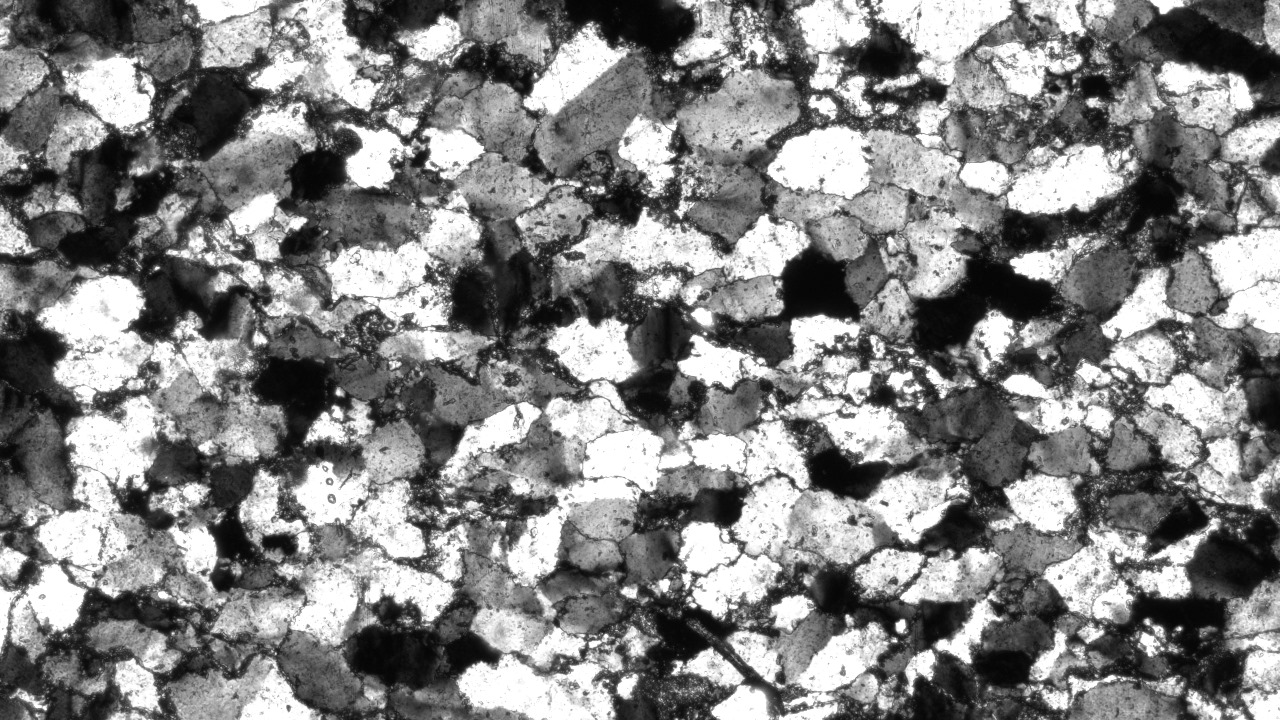
#> input picture 0.jpeg, 1280 x 720 px, found by its file name
$ python fft.py
#> lines starting #> are read from the running program, lines starting #| are printed output that depends on the picture; after the words box and inside, x2 and y2 are one past the last pixel; in counts of white or black regions, pixels touching at a corner belong together
import numpy as np
import cv2 as cv
from matplotlib import pyplot as plt
img = cv.imread('0.jpeg', cv.IMREAD_GRAYSCALE) #reads the original image, image converted to a single channel greyscale image
#> img is the input picture: shape (720, 1280); min 0, max 255, mean 130.6
# _,img = cv.threshold(img, 155, 255, cv.THRESH_BINARY)

dft = cv.dft(np.float32(img),flags = cv.DFT_COMPLEX_OUTPUT) #discrete fourier transform of the image, to smoothen the image, DFT_COMPLEX: forward transformation of an array to get the 2D array with the real and complex components
dft_shift = np.fft.fftshift(dft) #shift the 0 frequency component to the centre of the spectrum
magnitude_spectrum = cv.magnitude(dft_shift[:,:,0],dft_shift[:,:,1]) #calculate the magnitude of the pixel?
#plt.imshow(magnitude_spectrum, cmap = 'grey')
#plt.show()
mask = magnitude_spectrum>np.max(magnitude_spectrum)/3	#filter out all pixels with mag > maximum_mag/3 (Why 1/3?) (boolean condition)
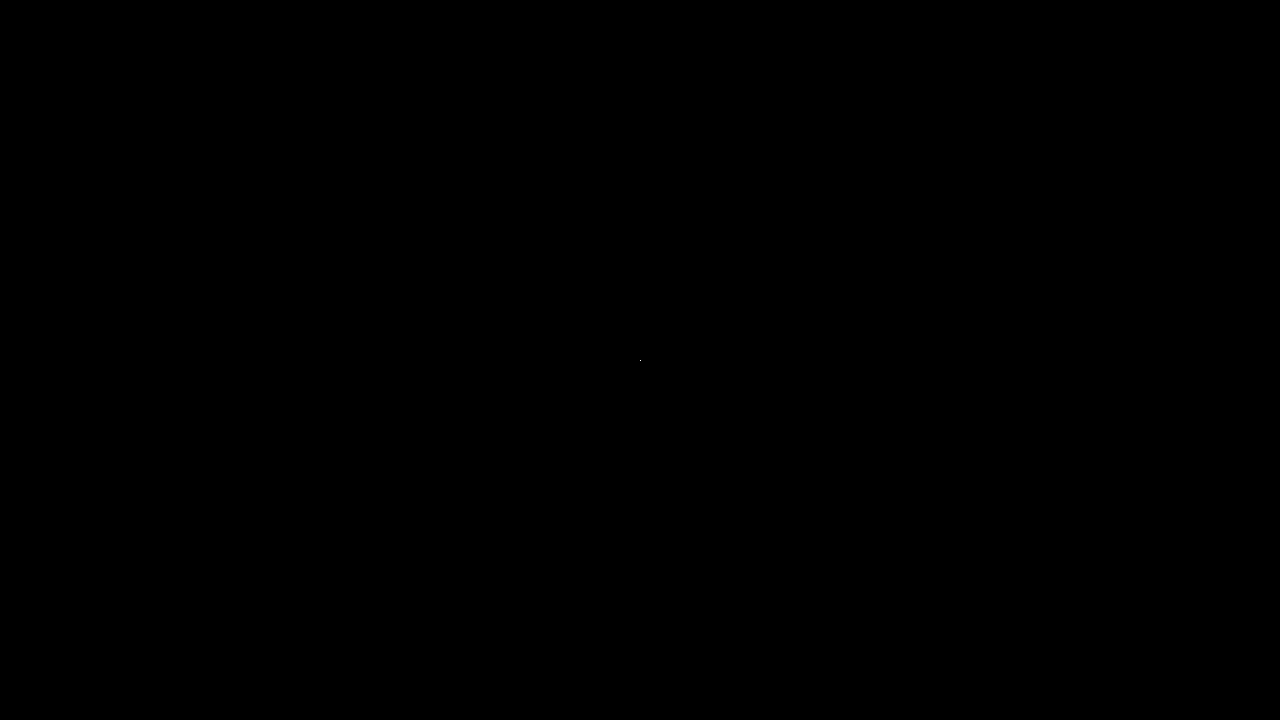
#> mask: shape (720, 1280) bool; 0% white in thin lines or dots, all inside (x1, y1, x2, y2) = (640, 360, 641, 361)
# magnitude_spectrum[mask] = 0
#plt.imshow(mask, cmap = 'grey')
#plt.show()
fshift = dft_shift.copy() #copy the contents of dft_shift array
fshift2 = dft_shift.copy() #copy the contents of dft_shift array

#print(mask)
#plt.imshow(mask, cmap="gray")
#plt.show()

fshift[mask] = 0 #intensity value assigned to mask as 0?
f_ishift = np.fft.ifftshift(fshift) #inverse of the fftshift
img_back = cv.idft(f_ishift) #inverse discrete fourier transform of a 1D or 2D array
img_back = cv.magnitude(img_back[:,:,0],img_back[:,:,1]) #magnitude of each element of the 2D array
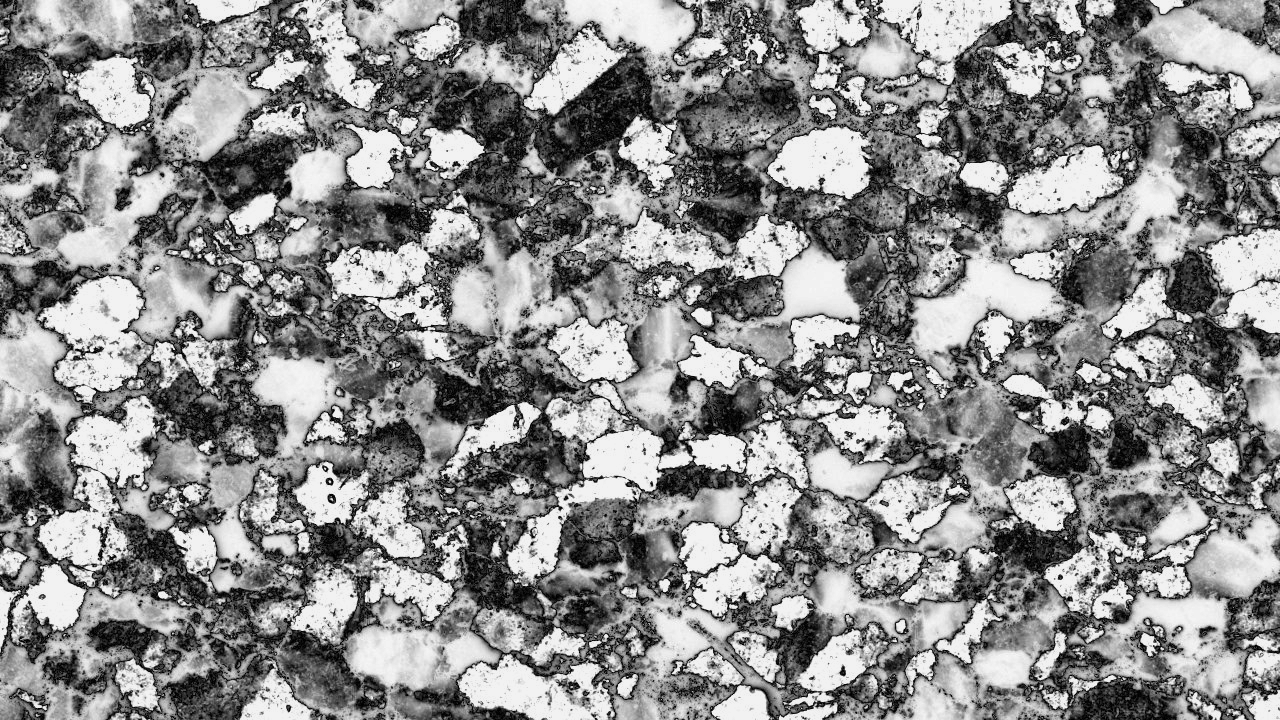
#> img_back: shape (720, 1280) float32; min 327328.4, max 120402208, mean 66482728; drawn with min black and max white

f_ishift2 = np.fft.ifftshift(fshift2)
img_back2 = cv.idft(f_ishift2)
img_back2 = cv.magnitude(img_back2[:,:,0],img_back2[:,:,1])
plt.imshow(img_back, cmap="gray")
plt.imsave("2.jpeg", img_back, cmap="gray")
plt.figure()
plt.imshow(img_back2, cmap="gray")
plt.show()

# [42 lines of commented-out code are left out]

$ run again, with seg.png saved as 0.jpeg
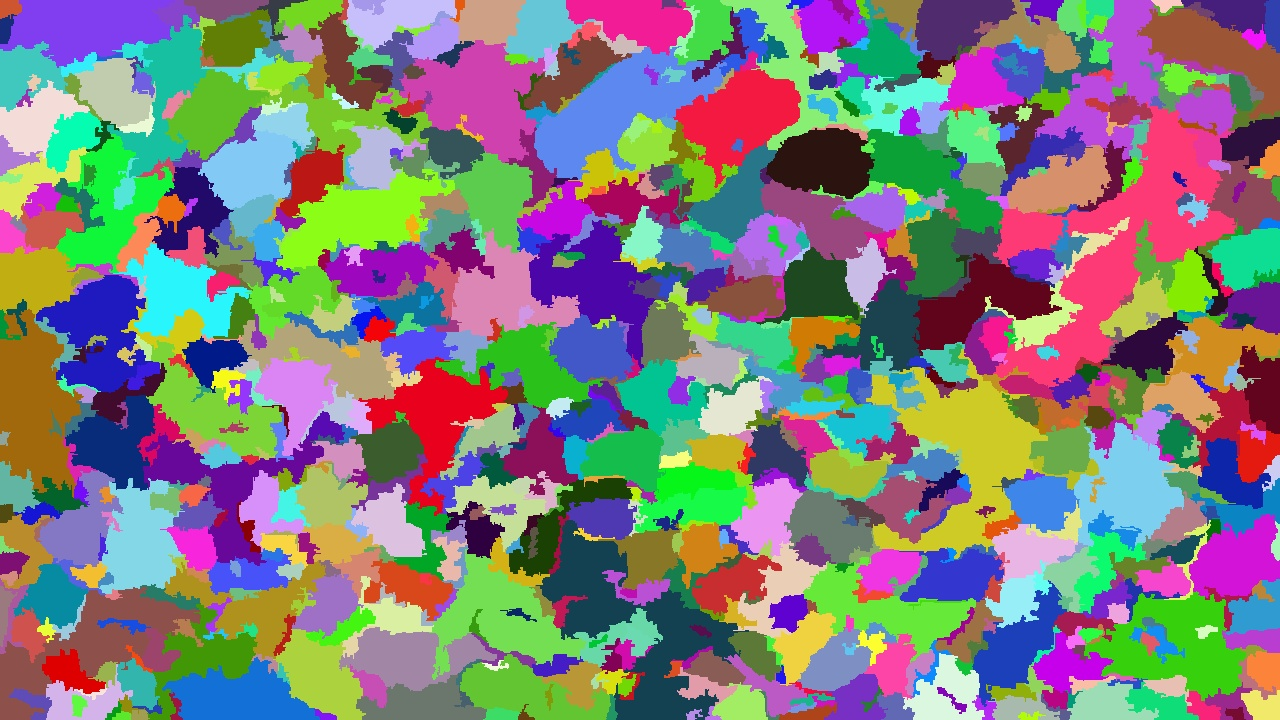
#> input picture seg.png, 1280 x 720 px, found by its file name
#> `img = cv.imread('0.jpeg', cv.IMREAD_GRAYSCALE)`:
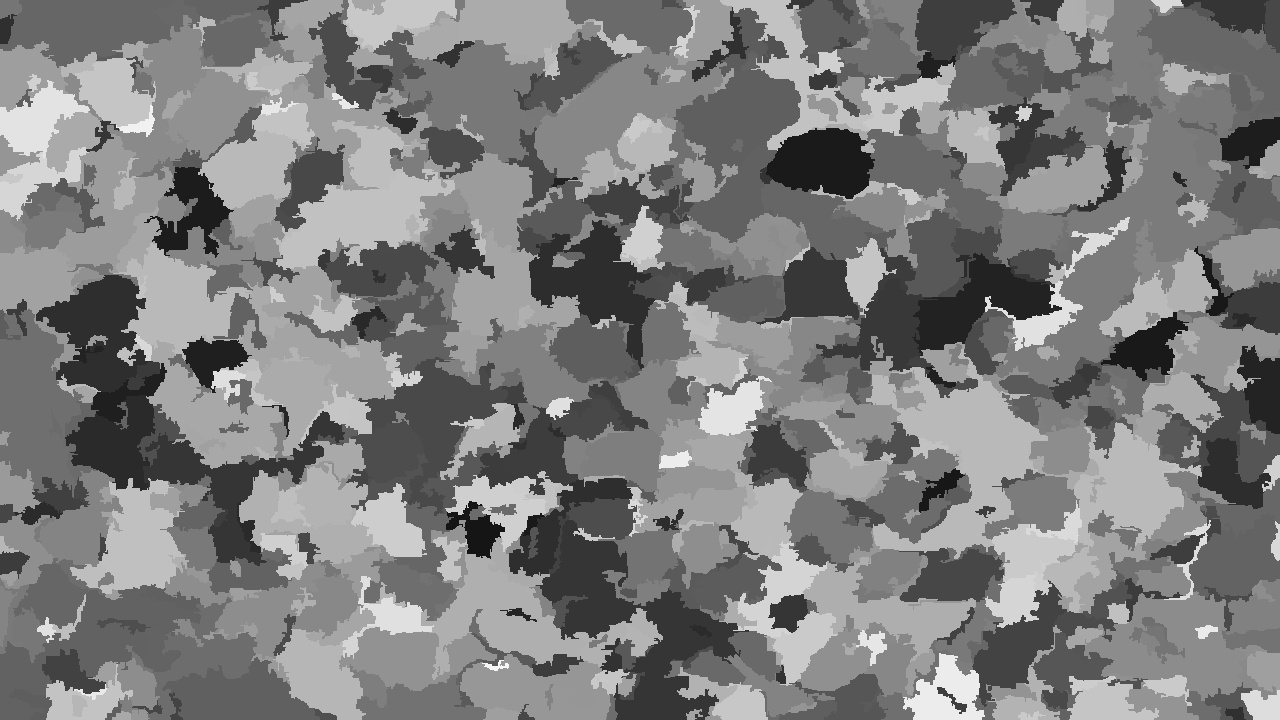
#> img: shape (720, 1280); min 15, max 251, mean 126.3
#> mask: shape (720, 1280) bool; 0% white in thin lines or dots, all inside (x1, y1, x2, y2) = (640, 360, 641, 361)
#> `img_back = cv.magnitude(img_back[:,:,0],img_back[:,:,1])`:
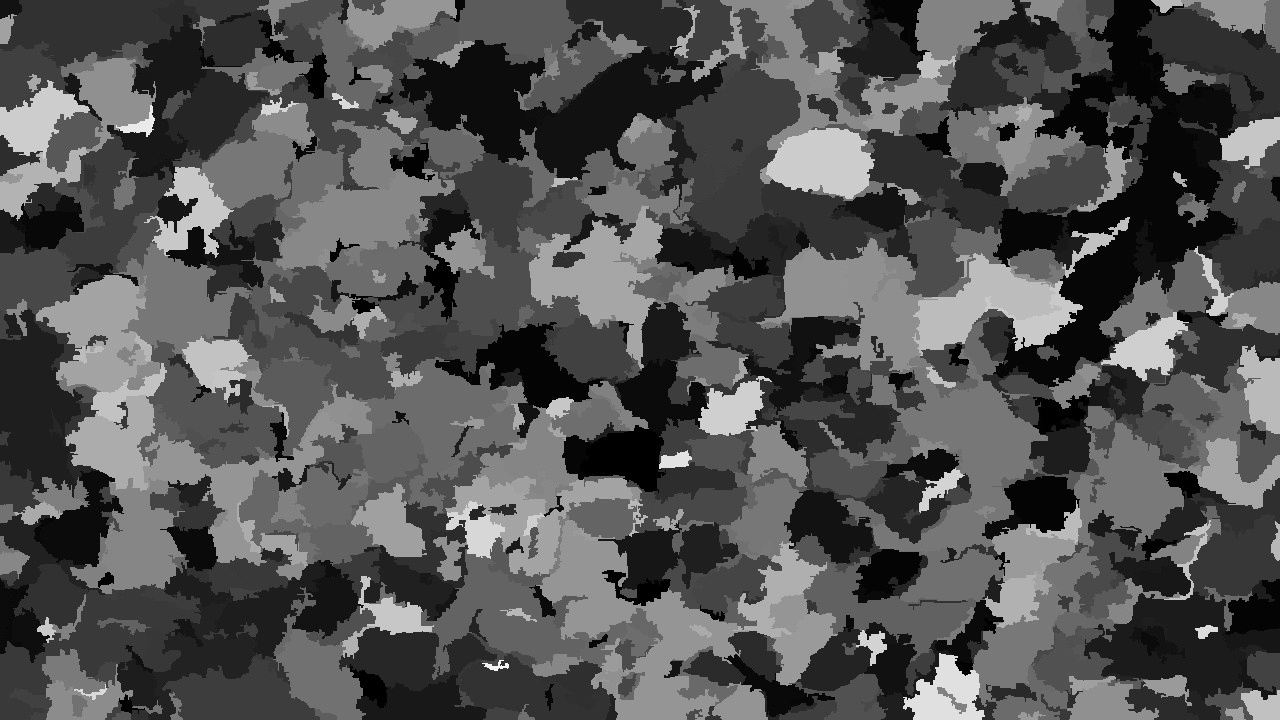
#> img_back: shape (720, 1280) float32; min 272480, max 114927488, mean 38084052; drawn with min black and max white
